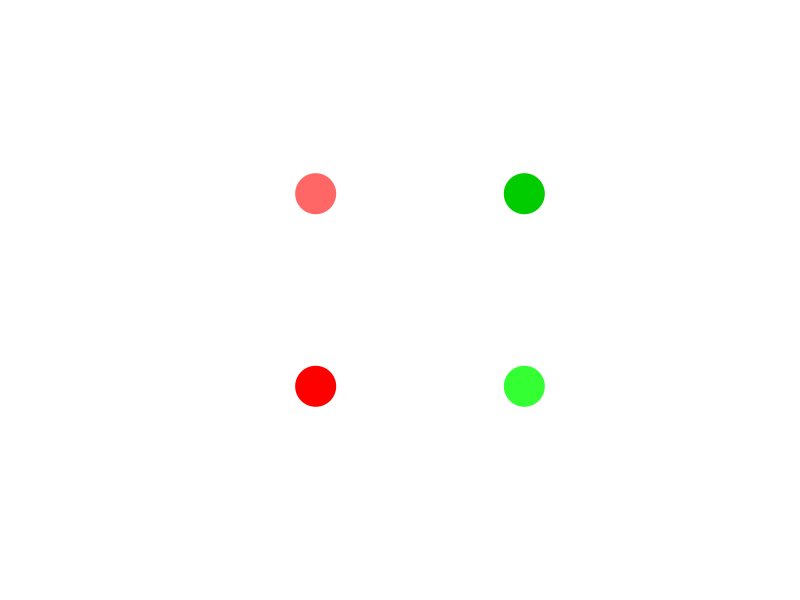
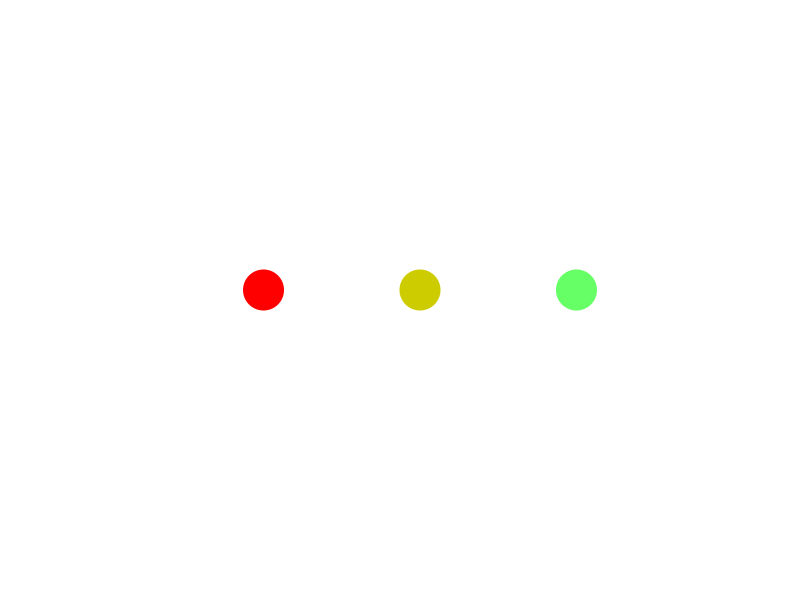
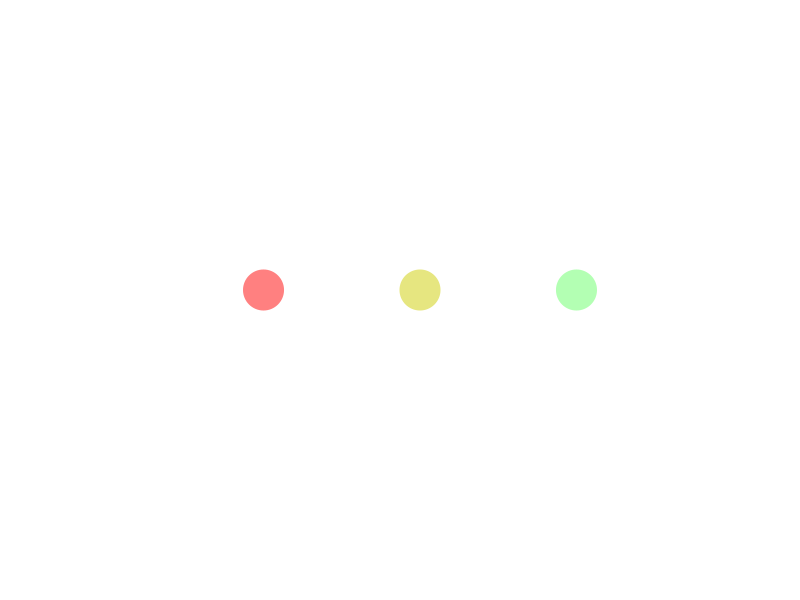
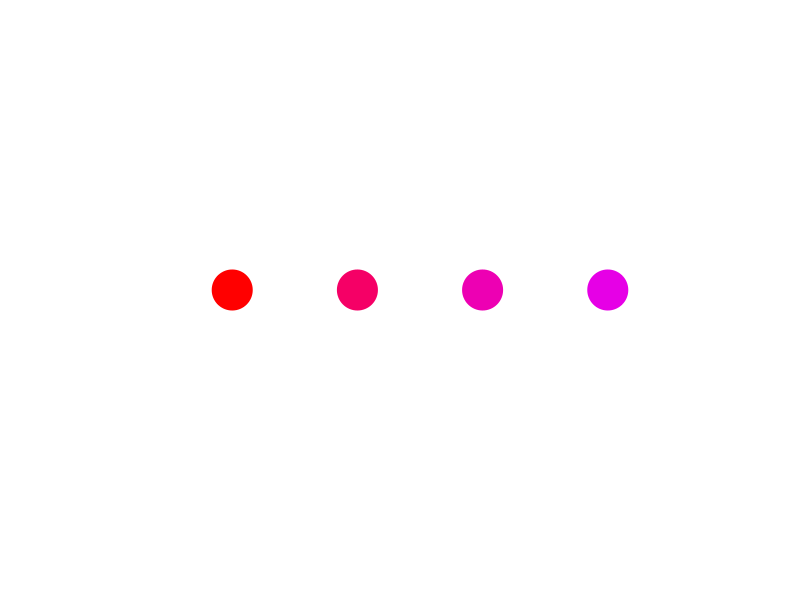

Here is the R script that generated these plots, in order:
## A red-green comparison

plot(NULL, NULL
	, axes=FALSE, xlab="", ylab=""
	, xlim=c(0,1), ylim=c(0,1)
)
points(
	x = rep((1:2)/3, 2)
	, y = rep(c(1, 3)/4, each=2)
	, pch=20, cex=8
	, col = c(
		rgb(1, 0, 0)
		, rgb(0.2, 1, 0.2)
		# , rgb(1, 1, 0)
		, rgb(1, 0.4, 0.4)
		, rgb(0, 0.8, 0)
		# , rgb(1, 1, 0)
	)
)

## A red-green ramp (made for Brent)
plot(NULL, NULL
	, axes=FALSE, xlab="", ylab=""
	, xlim=c(0,1), ylim=c(0,1)
)
points(
	x = (1:3)/4
	, y = rep(1/2, 3)
	, pch=20, cex=8
	, col = c(
		rgb(1.0, 0, 0)
		, rgb(0.8, 0.8, 0)
		, rgb(0.4, 1.0, 0.4)
	)
)

## Brighter, for fill (this seems stupid, use transparency instead)
plot(NULL, NULL
	, axes=FALSE, xlab="", ylab=""
	, xlim=c(0,1), ylim=c(0,1)
)
points(
	x = (1:3)/4
	, y = rep(1/2, 3)
	, pch=20, cex=8
	, col = c(
		rgb(1.0, 0.5, 0.5)
		, rgb(0.9, 0.9, 0.5)
		, rgb(0.7, 1.0, 0.7)
	)
)


## A more neutral color ramp (for Michelle)
## This worked way less well than I was expecting

plot(NULL, NULL
	, axes=FALSE, xlab="", ylab=""
	, xlim=c(0,1), ylim=c(0,1)
)

points(
	x = (1:4)/5
	, y = rep(1/2, 4)
	, pch=20, cex=8
	, col = c(
		  rgb(1.0, 0, 0)
		, rgb(0.96, 0, 0.4)
		, rgb(0.93, 0, 0.7)
		, rgb(0.9, 0, 0.9)
	)
)

